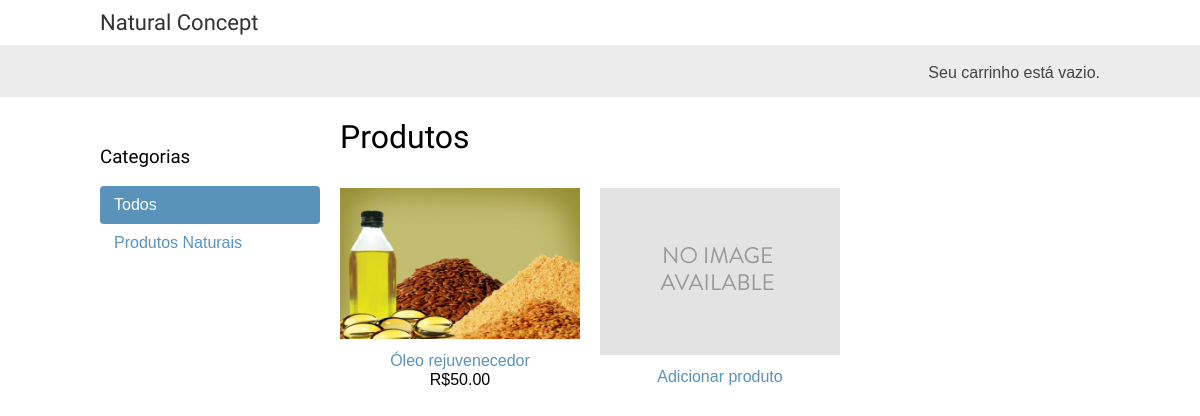
Before: / with the older database file.
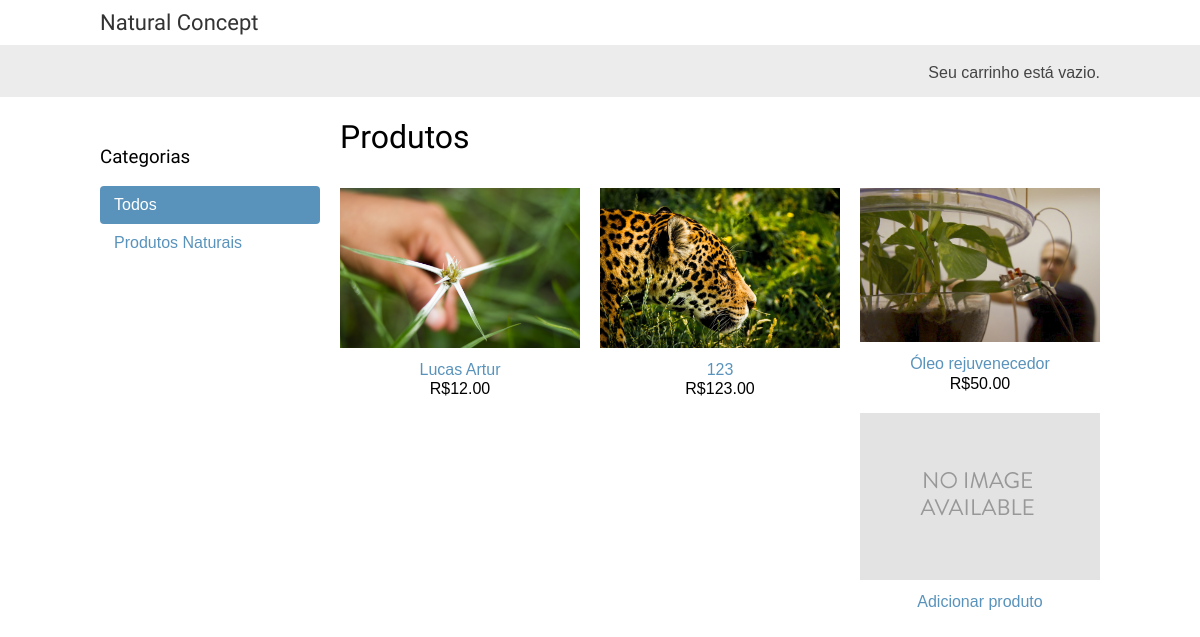
After: the same page with the newer database file.
### shop/models.py (models this page shows, shortened)
class Category(models.Model):
    name = models.CharField(max_length=200, db_index=True)
    slug = models.SlugField(max_length=200, db_index=True, unique=True)
    class Meta:
        ordering = ('name',)
        verbose_name = 'Categoria'
        verbose_name_plural = 'Categorias'
    def get_absolute_url(self):
        return reverse('shop:product_list_by_category', args=[self.slug])

class Product(models.Model):
    category = models.ForeignKey(Category, verbose_name="Categoria", related_name='products')
    name = models.CharField("Nome", max_length=200, db_index=True)
    slug = models.SlugField("Slug", max_length=200, db_index=True)
    image = models.ImageField("Imagem", upload_to='products/%Y/%m/%d', blank=True)
    description = models.TextField("Descrição", blank=True)
    price = models.DecimalField("Preço", max_digits=10, decimal_places=2)
    stock = models.PositiveIntegerField("Estoque")
    available = models.BooleanField("Disponivel", default=True)
    created = models.DateTimeField("Criado em", auto_now_add=True)
    updated = models.DateTimeField("Atualizado em", auto_now=True)
    class Meta:
        ordering = ('-created',)
        index_together = (('id', 'slug'),)
        verbose_name = "Produto"
        verbose_name_plural = "Produtos"
    def get_absolute_url(self):
        return reverse('shop:product_detail', args=[self.id, self.slug])

### shop/views.py (the view)
# urls.py: url(r'^$', views.product_list, name='product_list'),
def product_list(request, category_slug=None):
    fachada = Fachada()
    category = None
    categories = Category.objects.all()
    products = fachada.listar(available=True)
    if category_slug:
        category = get_object_or_404(Category, slug=category_slug)
        products = products.filter(category=category)
    return render(request, 'shop/product/list.html', {'category': category,
                                                      'categories': categories,
                                                      'products': products})

### cart/cart.py (called while the page is built)
    def __len__(self):
        return sum(item['quantity'] for item in self.cart.values())

### cart/context_processors.py (called while the page is built)
def cart(request):
    return {'cart': Cart(request) }

### facade.py (called while the page is built)
    def listar(self, **kwargs):
        return self.controladorProduto.listar(**kwargs)

### shop/cadastroProduto.py (called while the page is built)
    def listar(self, **kwargs):
        return Product.objects.filter(**kwargs)

### shop/controladorProduto.py (called while the page is built)
    def listar(self, **kwargs):
        return self.cadastroProduto.listar(**kwargs)

### shop/templates/shop/product/list.html (shortened to what this page needs)
{% extends "shop/base.html" %}
{% load static %}
{% block content %}
    <div id="sidebar">
        <h3>Categorias</h3>
        <ul>
            <li {% if not category %}class="selected"{% endif %}>
                <a href="{% url "shop:product_list" %}">Todos</a>
            </li>
            {% for c in categories %}
                <li {% if category.slug == c.slug %}class="selected"{% endif %}>
                    <a href="{{ c.get_absolute_url }}">{{ c.name }}</a>
                </li>
            {% endfor %}
        </ul>
    </div>
    <div id="main" class="product-list">
        <h1>{% if category %}{{ category.name }}{% else %}Produtos{% endif %}</h1>
        {% for product in products %}
            <div class="item">
                <a href="{{ product.get_absolute_url }}">
                    <img src="{% if product.image %}{{ product.image.url }}{% else %}{% static "img/no_image.png" %}{% endif %}">
                </a>
                <a href="{{ product.get_absolute_url }}">{{ product.name }}</a><br>
                R${{ product.price }}
            </div>
        {% endfor %}
        <div class="item">
            <a href="{% url 'shop:product_create' %}">
                <img src="{% static "img/no_image.png" %}">
            </a>
            <a href="{% url 'shop:product_create' %}">Adicionar produto</a><br>
        </div>
    </div>
{% endblock %}

### shop/templates/shop/base.html (shortened to what this page needs)
{% load static %}
<!DOCTYPE html>
<html>
<head>
    <link href="{% static "css/base.css" %}" rel="stylesheet">
</head>
<body>
    <div id="header">
        <a href="/" class="logo">Natural Concept</a>
    </div>
    <div id="subheader">
        <div class="cart">
            {% with total_items=cart|length %}
                {% if cart|length > 0 %}
                    Seu carrinho:
                    <a href="{% url "cart:cart_detail" %}">
                        {{ total_items }} item{{ total_items|pluralize }}, R${{ cart.get_total_price }}
                    </a>
                {% else %}
                    Seu carrinho está vazio.
                {% endif %}
            {% endwith %}
        </div>
    </div>
    <div id="content">
        {% block content %}
        {% endblock %}
    </div>
</body>
</html>

### shop/static/css/base.css (style rules this page uses)
body { margin:0; padding:0; font-family:helvetica, sans-serif; }
h1, h2, h3, h4, h5 , h6 { font-family: 'Ubuntu', sans-serif; font-weight:normal; }
a { text-decoration:none; color:#5993bb; }
#header { padding:10px 100px; font-size:18px; overflow:auto; }
#subheader { background:#ececec; color:#444; padding:15px 100px; overflow:auto; }
#header .logo { font-family: 'Ubuntu', sans-serif; float:left; color:#333; font-size:22px; margin-right:10%; }
#subheader .cart { float:right; padding-top:4px; }
#content { padding:0 100px; overflow:hidden; }
#sidebar { width:220px; padding:30px 20px 0 0; float:left; }
#sidebar ul { margin:0; padding:0; }
#sidebar ul li { margin:0; list-style:none; padding:10px 14px; }
#sidebar ul li a { display:block; }
#sidebar ul li.selected { background:#5993bb; border-radius:4px; }
#sidebar ul li.selected a { color:#fff; }
#main { float:left; width: 96%; margin-right:-220px; overflow:hidden; }
.product-list .item { width:25%; padding:10px 20px 10px 0; float:left; text-align:center; line-height:1.2; }
.product-list .item img { width:100%; margin-bottom:8px; }

Changed rows visible on the page:
added Product: image (picture), name "Lucas Artur", price "12.00"
added Product: image (picture), name "123", price "123.00"
changed Product "Óleo rejuvenecedor": image: a different picture
